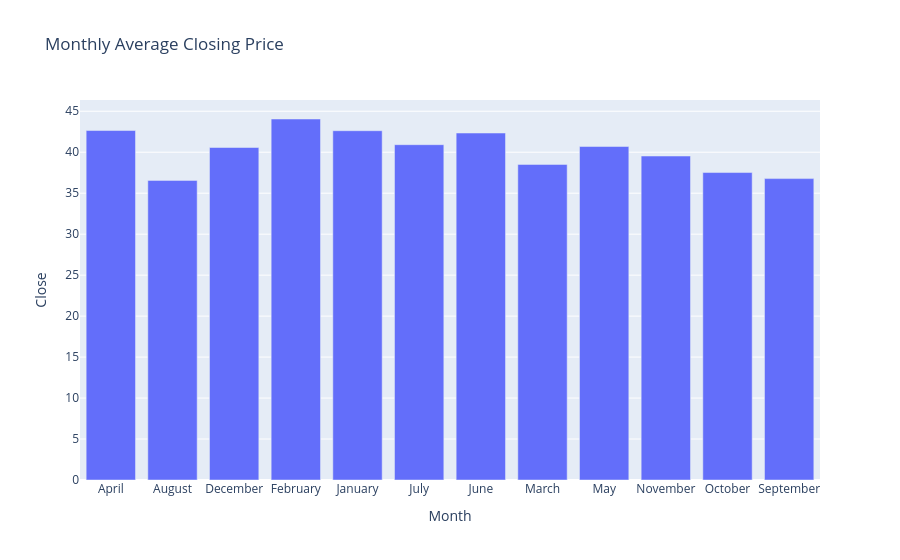

The notebook cell this image was saved under:
### Markdown cell above
Graph 7

Monthly Average Close Price

### Code cell
monthly=uber.groupby("Month")['Close'].mean().reset_index()

px.bar(monthly,
       x="Month",
       y="Close",
       title="Monthly Average Closing Price")

### Figure 1 — Plotly figure (JSON) as saved in the notebook; plotly's stock layout.template omitted (floating-point values rounded to 4 significant figures)
{"data": [{"hovertemplate": "Month=%{x}<br>Close=%{y}<extra></extra>", "legendgroup": "", "marker": {"color": "#636efa", "pattern": {"shape": ""}}, "name": "", "orientation": "v", "showlegend": false, "textposition": "auto", "type": "bar", "x": ["April", "August", "December", "February", "January", "July", "June", "March", "May", "November", "October", "September"], "xaxis": "x", "y": [42.65, 36.56, 40.58, 44.06, 42.63, 40.92, 42.34, 38.51, 40.7, 39.54, 37.52, 36.78], "yaxis": "y"}], "layout": {"barmode": "relative", "legend": {"tracegroupgap": 0}, "title": {"text": "Monthly Average Closing Price"}, "xaxis": {"anchor": "y", "domain": [0, 1], "title": {"text": "Month"}}, "yaxis": {"anchor": "x", "domain": [0, 1], "title": {"text": "Close"}}}}
